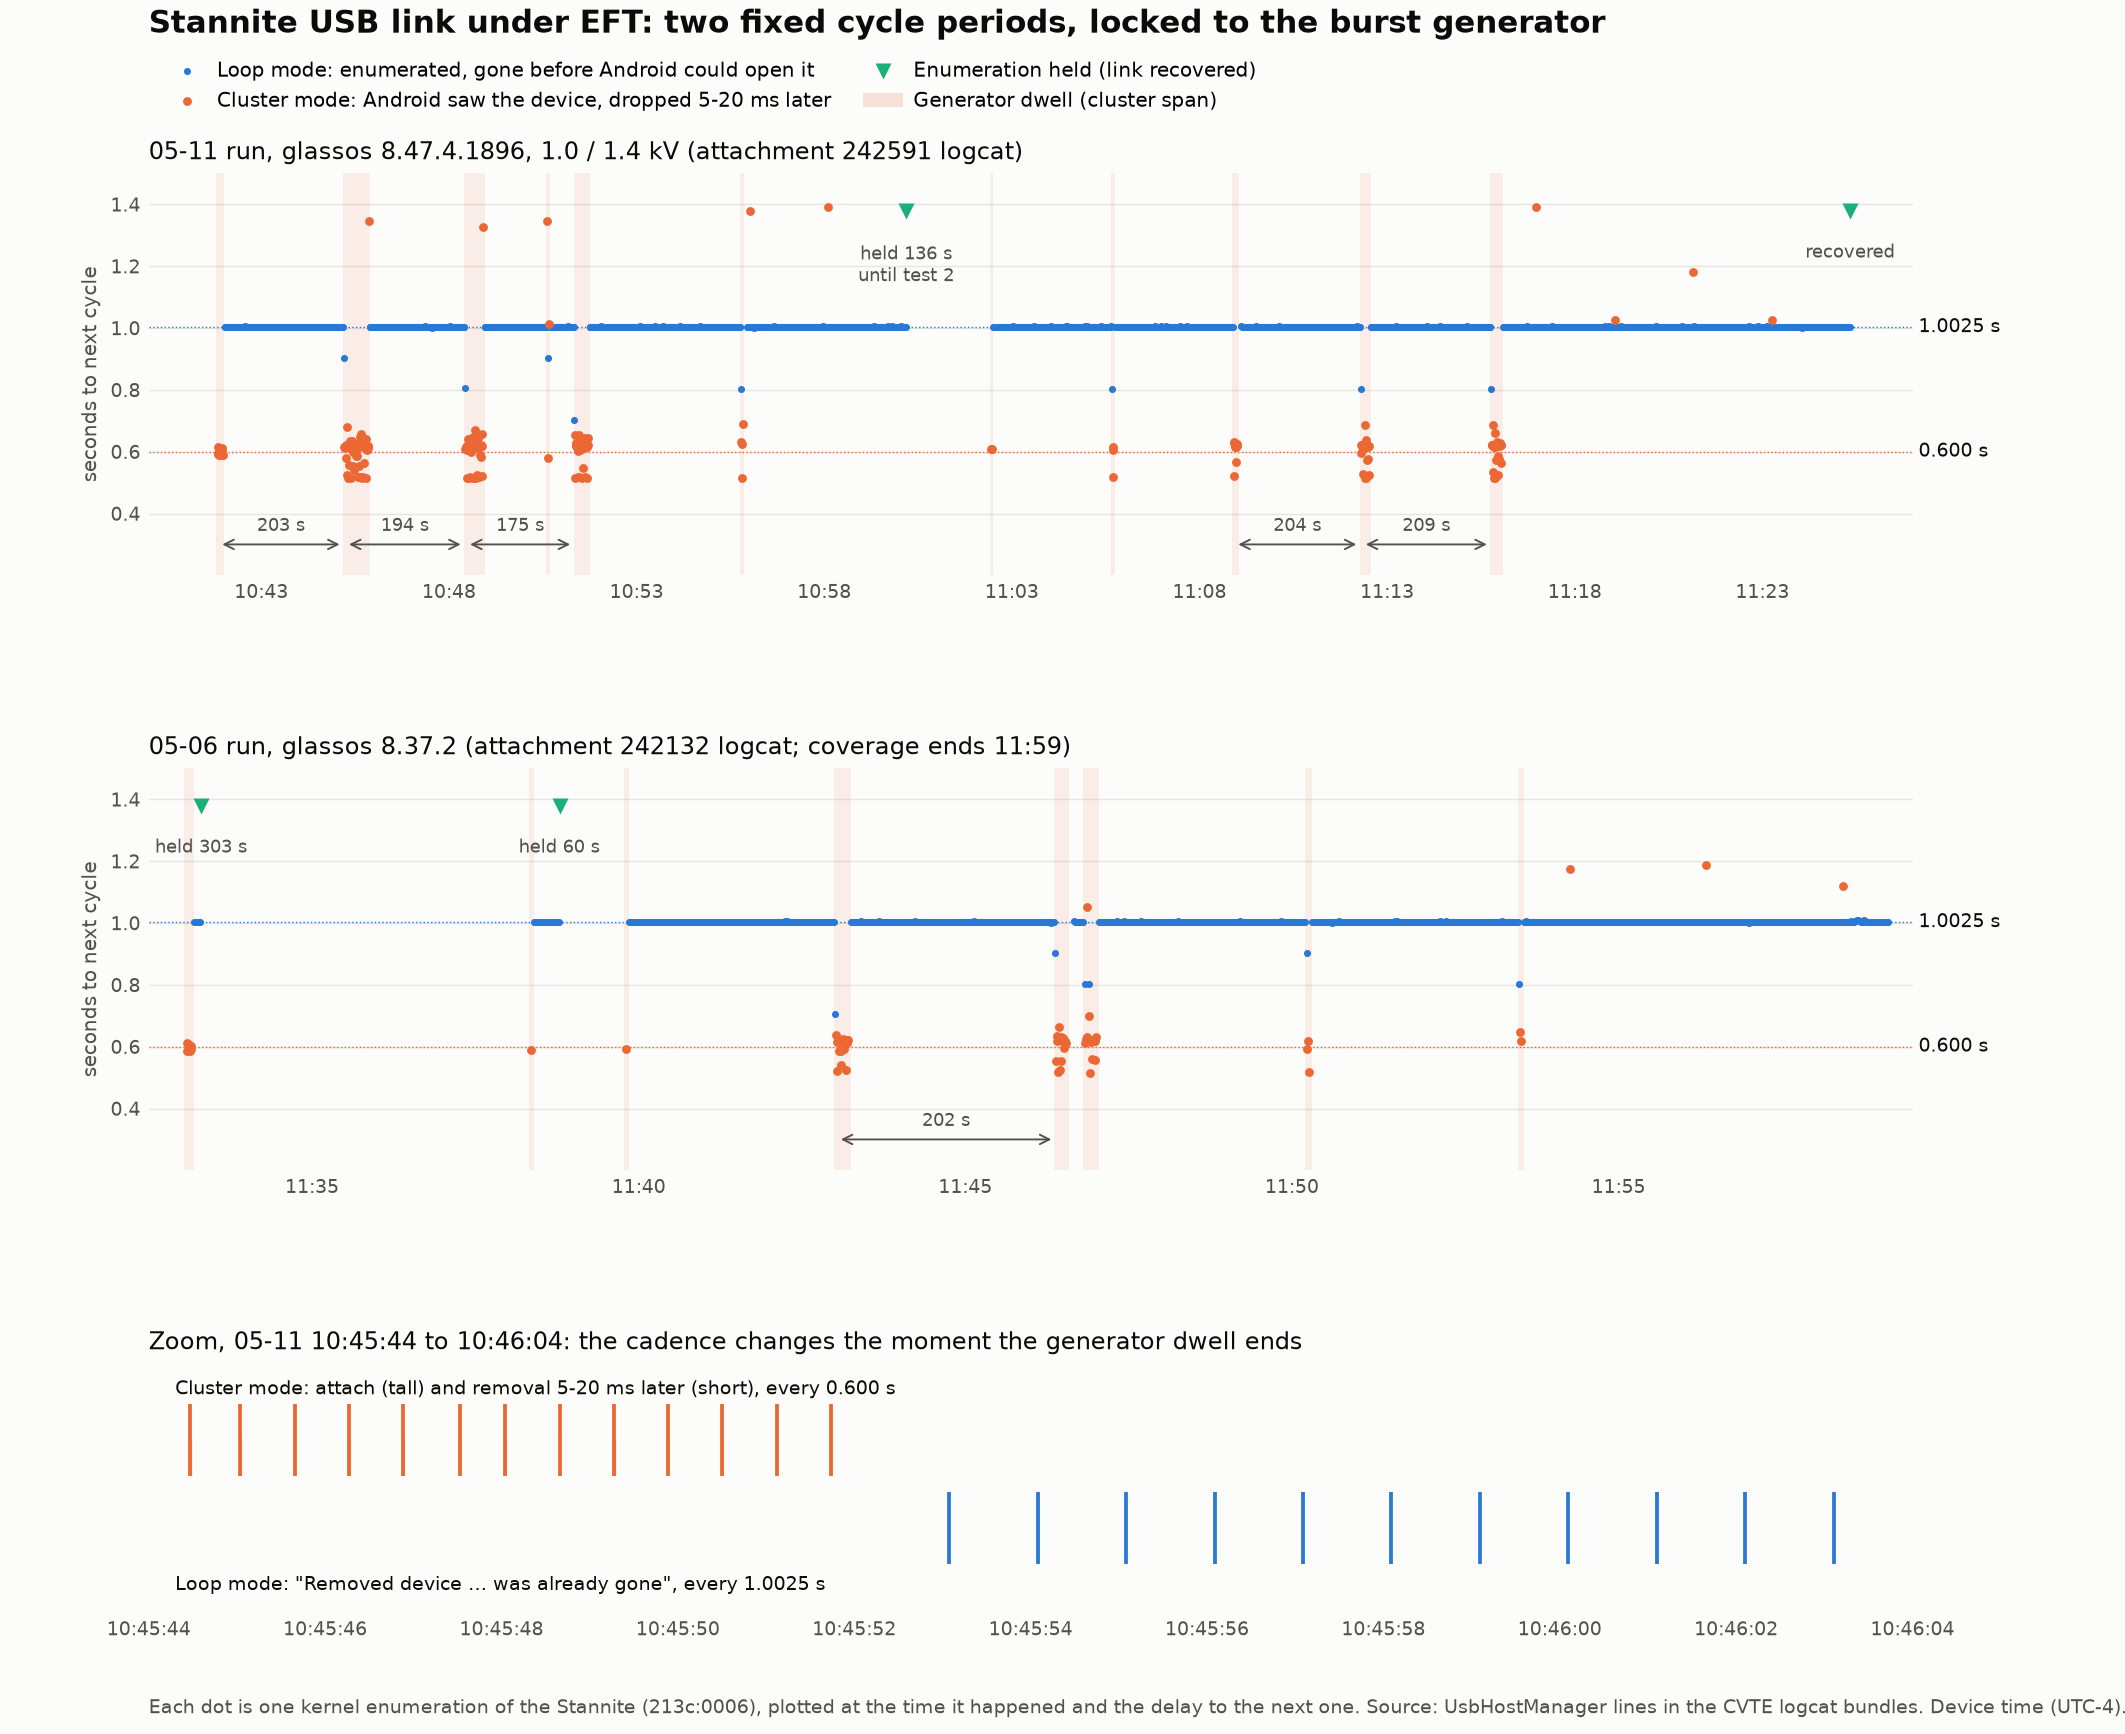

Generate this figure with Python:
import re, datetime as dt
import matplotlib; matplotlib.use('Agg')
import matplotlib.pyplot as plt
import matplotlib.dates as mdates
from matplotlib.patches import Patch
from matplotlib.lines import Line2D

BLUE, ORANGE, AQUA = '#2a78d6', '#eb6834', '#1baf7a'
INK, INK2, SURF, GRID = '#0b0b0b', '#52514e', '#fcfcfb', '#e6e5e0'

def load(f, day):
    ev=[]
    for l in open(f, errors='replace'):
        m=re.match(day+r' (\d\d:\d\d:\d\d\.\d{3}) D/UsbHostManager\(\s*\d+\): (USB device attached|Removed device at /dev/bus/usb/001/(\d+)( was already gone)?)', l)
        if m:
            t=dt.datetime.strptime('2026-'+day+' '+m.group(1), '%Y-%m-%d %H:%M:%S.%f')
            ev.append((t, 'ATT' if m.group(2).startswith('USB') else ('GONE' if m.group(4) else 'REM')))
    return ev

def cycles(ev):
    """one row per cycle: (start, kind) kind in FULL (Android saw it) / GONE / HELD"""
    out=[]; i=0
    while i<len(ev):
        t,k=ev[i]
        if k=='ATT' and i+1<len(ev) and ev[i+1][1]=='REM':
            held=(ev[i+1][0]-t).total_seconds()
            out.append((t, 'HELD' if held>5 else 'FULL')); i+=2
        elif k=='ATT': out.append((t,'HELD')); i+=1
        elif k=='GONE': out.append((t,'GONE')); i+=1
        else: i+=1
    return out

def panel(ax, cyc, t0, t1, title, holds):
    xs={'FULL':[], 'GONE':[]}; ys={'FULL':[], 'GONE':[]}
    for (t,k),(tn,_) in zip(cyc, cyc[1:]):
        if k in xs and t0<=t<=t1:
            d=(tn-t).total_seconds()
            if d<=1.45: xs[k].append(t); ys[k].append(d)
    ax.scatter(xs['GONE'], ys['GONE'], s=9, c=BLUE, lw=0, label='Loop mode: enumerated, gone before Android could open it', zorder=3)
    ax.scatter(xs['FULL'], ys['FULL'], s=14, c=ORANGE, lw=0, label='Cluster mode: Android saw the device, dropped 5-20 ms later', zorder=4)
    hx=[t for t,k in cyc if k=='HELD' and t0<=t<=t1]
    ax.scatter(hx, [1.38]*len(hx), marker='v', s=46, c=AQUA, lw=0, label='Enumeration held (link recovered)', zorder=5)
    # shade cluster spans (generator dwell)
    i=0; spans=[]
    full=[t for t,k in cyc if k=='FULL' and t0<=t<=t1]
    while i<len(full):
        j=i
        while j+1<len(full) and (full[j+1]-full[j]).total_seconds()<3: j+=1
        if j-i>=1: spans.append((full[i], full[j]))
        i=j+1
    for a,b in spans:
        ax.axvspan(a-dt.timedelta(seconds=2), b+dt.timedelta(seconds=2), color=ORANGE, alpha=0.10, lw=0, zorder=1)
    # spacing arrows between cluster starts
    starts=[a for a,b in spans if (b-a).total_seconds()>=4]
    for a,b in zip(starts, starts[1:]):
        gap=(b-a).total_seconds()
        if 150<gap<260:
            y=0.30
            ax.annotate('', xy=(b,y), xytext=(a,y), arrowprops=dict(arrowstyle='<->', color=INK2, lw=0.8))
            ax.text(a+(b-a)/2, y+0.03, f'{gap:.0f} s', ha='center', va='bottom', fontsize=7.5, color=INK2)
    for (t,txt) in holds:
        ax.annotate(txt, xy=(t,1.38), xytext=(0,-14), textcoords='offset points', ha='center', va='top', fontsize=7.5, color=INK2)
    ax.axhline(1.0025, color=BLUE, lw=0.6, ls=':', zorder=2); ax.axhline(0.600, color=ORANGE, lw=0.6, ls=':', zorder=2)
    ax.text(t1, 1.0025, ' 1.0025 s', va='center', ha='left', fontsize=8, color=INK, clip_on=False)
    ax.text(t1, 0.600, ' 0.600 s', va='center', ha='left', fontsize=8, color=INK, clip_on=False)
    ax.set_xlim(t0,t1); ax.set_ylim(0.2,1.5)
    ax.set_yticks([0.4,0.6,0.8,1.0,1.2,1.4]); ax.set_ylabel('seconds to next cycle', fontsize=8.5, color=INK2)
    ax.xaxis.set_major_formatter(mdates.DateFormatter('%H:%M')); ax.xaxis.set_major_locator(mdates.MinuteLocator(interval=5))
    ax.tick_params(labelsize=8, colors=INK2, length=0); ax.grid(axis='y', color=GRID, lw=0.6); ax.set_axisbelow(True)
    for s in ax.spines.values(): s.set_visible(False)
    ax.set_facecolor(SURF); ax.set_title(title, loc='left', fontsize=10, color=INK, pad=6)

c11=cycles(load('cvte0511/logcat.log','05-11'))
c06=cycles(load('logcat.log.txt','05-06'))

fig=plt.figure(figsize=(12.5,10.2), facecolor=SURF)
gs=fig.add_gridspec(3,1, height_ratios=[1,1,0.62], hspace=0.55, left=0.07, right=0.90, top=0.90, bottom=0.07)
ax1=fig.add_subplot(gs[0]); ax2=fig.add_subplot(gs[1]); ax3=fig.add_subplot(gs[2])
D=lambda s: dt.datetime.strptime('2026-'+s,'%Y-%m-%d %H:%M:%S')
panel(ax1, c11, D('05-11 10:40:00'), D('05-11 11:27:00'), '05-11 run, glassos 8.47.4.1896, 1.0 / 1.4 kV (attachment 242591 logcat)',
      [(D('05-11 11:00:11'),'held 136 s\nuntil test 2'),(D('05-11 11:25:20'),'recovered')])
panel(ax2, c06, D('05-06 11:32:30'), D('05-06 11:59:30'), '05-06 run, glassos 8.37.2 (attachment 242132 logcat; coverage ends 11:59)',
      [(D('05-06 11:33:18'),'held 303 s'),(D('05-06 11:38:47'),'held 60 s')])

# zoom: event strip around the 10:45:51 cluster->loop transition
z0,z1=D('05-11 10:45:44'), D('05-11 10:46:04')
ev=load('cvte0511/logcat.log','05-11')
for t,k in ev:
    if z0<=t<=z1:
        if k=='ATT': ax3.vlines(t,0.55,1.0,color=ORANGE,lw=1.6)
        elif k=='REM': ax3.vlines(t,0.55,0.78,color=ORANGE,lw=0.9,alpha=0.6)
        else: ax3.vlines(t,0.0,0.45,color=BLUE,lw=1.6)
ax3.text(z0+dt.timedelta(seconds=0.3),1.03,'Cluster mode: attach (tall) and removal 5-20 ms later (short), every 0.600 s', fontsize=8, color=INK, va='bottom')
ax3.text(z0+dt.timedelta(seconds=0.3),-0.07,'Loop mode: "Removed device … was already gone", every 1.0025 s', fontsize=8, color=INK, va='top')
ax3.set_xlim(z0,z1); ax3.set_ylim(-0.3,1.25); ax3.set_yticks([])
ax3.xaxis.set_major_formatter(mdates.DateFormatter('%H:%M:%S')); ax3.xaxis.set_major_locator(mdates.SecondLocator(interval=2))
ax3.tick_params(labelsize=8, colors=INK2, length=0)
for s in ax3.spines.values(): s.set_visible(False)
ax3.set_facecolor(SURF)
ax3.set_title('Zoom, 05-11 10:45:44 to 10:46:04: the cadence changes the moment the generator dwell ends', loc='left', fontsize=10, color=INK, pad=6)

h,l=ax1.get_legend_handles_labels()
h.append(Patch(facecolor=ORANGE, alpha=0.18, lw=0)); l.append('Generator dwell (cluster span)')
fig.legend(h,l,loc='upper left', bbox_to_anchor=(0.07,0.975), ncol=2, fontsize=8.5, frameon=False, handletextpad=0.5, columnspacing=1.6)
fig.suptitle('Stannite USB link under EFT: two fixed cycle periods, locked to the burst generator', x=0.07, y=0.995, ha='left', fontsize=13, color=INK, weight='bold')
fig.text(0.07,0.012,'Each dot is one kernel enumeration of the Stannite (213c:0006), plotted at the time it happened and the delay to the next one. Source: UsbHostManager lines in the CVTE logcat bundles. Device time (UTC-4).', fontsize=8, color=INK2)
out='/home/user/claude_scratch/CRY-657_cycle_modes.png'
fig.savefig(out, dpi=170, facecolor=SURF); print(out)
